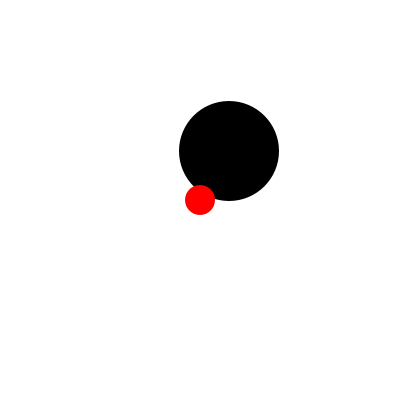
Frame 1 (no input)
Frame 60 (the mouse pressed at the canvas centre just before this capture): identical to frame 1, image omitted
Frame 120 (the mouse held since frame 60 and released just before this capture): identical to frame 1, image omitted

The Processing sketch that drew this single still picture (run headless with seeded random() and noise(); from frame 60 on, the mouse is pressed at the canvas centre):

// Processing sketch: ballBall_Example
// ── ballBall_Example.pde
/*
BALL/BALL COLLISION DETECTION
 Jeff Thompson
 Fall 2011
 
 www.jeffreythompson.org
 */

int youX, youY;        // x,y position of "you"
int youSize = 30;      // assumes a circle - elliptical collision is VERY complicated
int speed = 2;         // speed to move you around

int ballX, ballY;      // x,y position of the ball - will be randomly placed in the setup
int ballSize = 100;    // assumes a circle - elliptical collision is VERY complicated


void setup() {

  // BASIC SETUP STUFF
  size(400, 400);
  smooth();
  noStroke();

  // PLACE "YOU" IN THE CENTER
  youX = width/2;
  youY = height/2;

  // STATIC RECTANGLE IN RANDOM POSITION ON SCREEN
  ballX = int(random(ballSize, width-ballSize));
  ballY = int(random(ballSize, height-ballSize));
}

void draw() {

  // REDRAW EACH FRAME
  background(255);

  // TEST FOR COLLISION
  // returns true if hit, false if not
  if (ballBall(youX, youY, youSize, ballX, ballY, ballSize) == true) {
    fill(0);
  }
  else {
    fill(200);
  }

  // DRAW STATIC BALL
  ellipse(ballX, ballY, ballSize, ballSize);

  // DRAW "YOU"
  fill(255, 0, 0);
  ellipse(youX, youY, youSize,youSize);

  // IF ARROW KEYS ARE PRESSED, UPDATE "YOU" POSITION
  if (keyPressed) {
    if (key == CODED) {
      if (keyCode == LEFT) {
        youX -= speed;
      }
      if (keyCode == RIGHT) {
        youX += speed;
      }
      if (keyCode == UP) {
        youY -= speed;
      }
      if (keyCode == DOWN) {
        youY += speed;
      }
    }
  }
}

/* 
 BALL/BALL COLLISION FUNCTION
 Takes 6 arguments:
 + x,y position of the first ball - in this case "you"
 + diameter of first ball - elliptical collision is VERY difficult
 + x,y position of the second ball
 + diameter of second ball
 
 */
boolean ballBall(int x1, int y1, int d1, int x2, int y2, int d2) {

  // find distance between the two objects
  float xDist = x1-x2;                                   // distance horiz
  float yDist = y1-y2;                                   // distance vert
  float distance = sqrt((xDist*xDist) + (yDist*yDist));  // diagonal distance

  // test for collision
  if (d1/2 + d2/2 > distance) {
    return true;    // if a hit, return true
  }
  else {            // if not, return false
    return false;
  }
}
